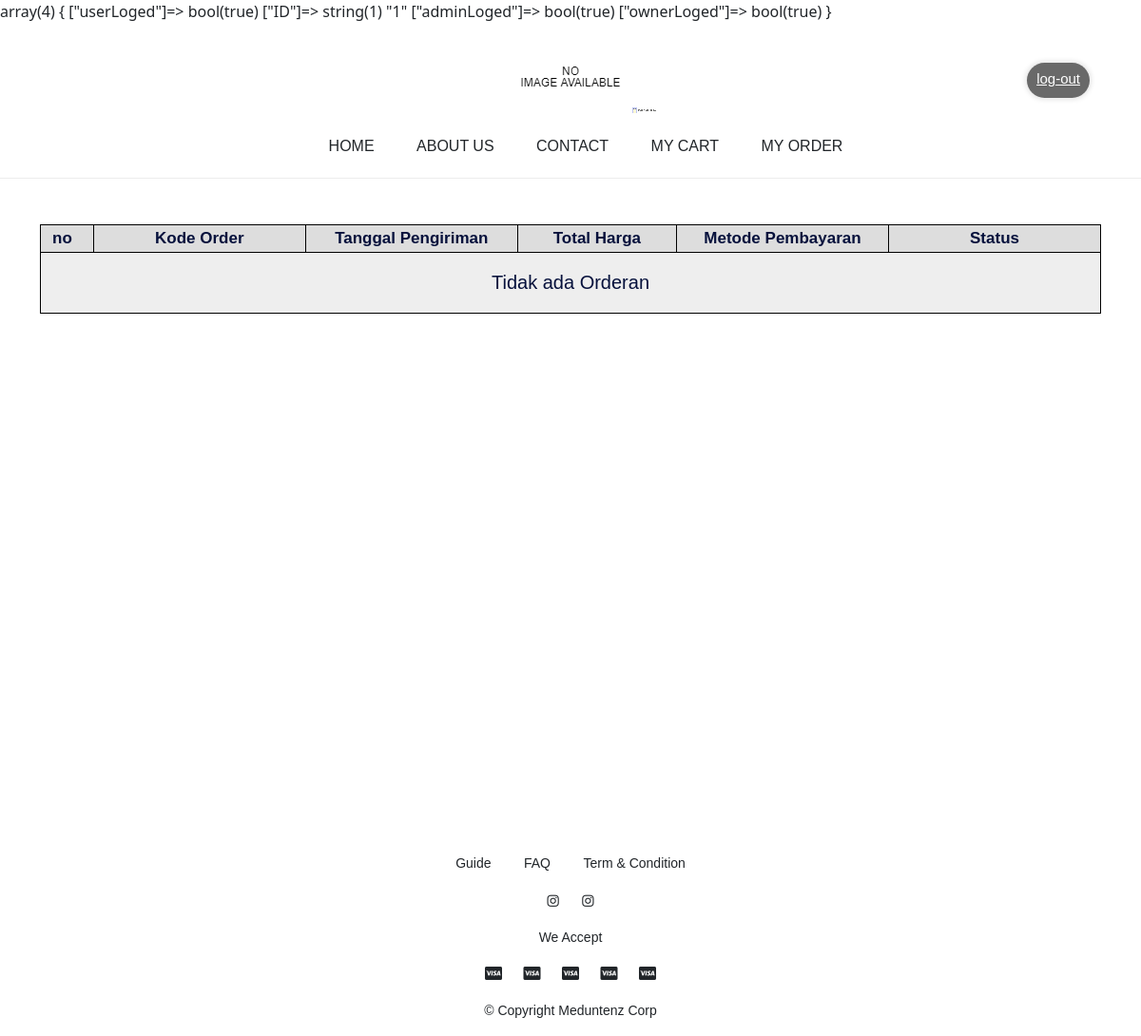
Page /myorder.php (signed in) on the earlier database version.
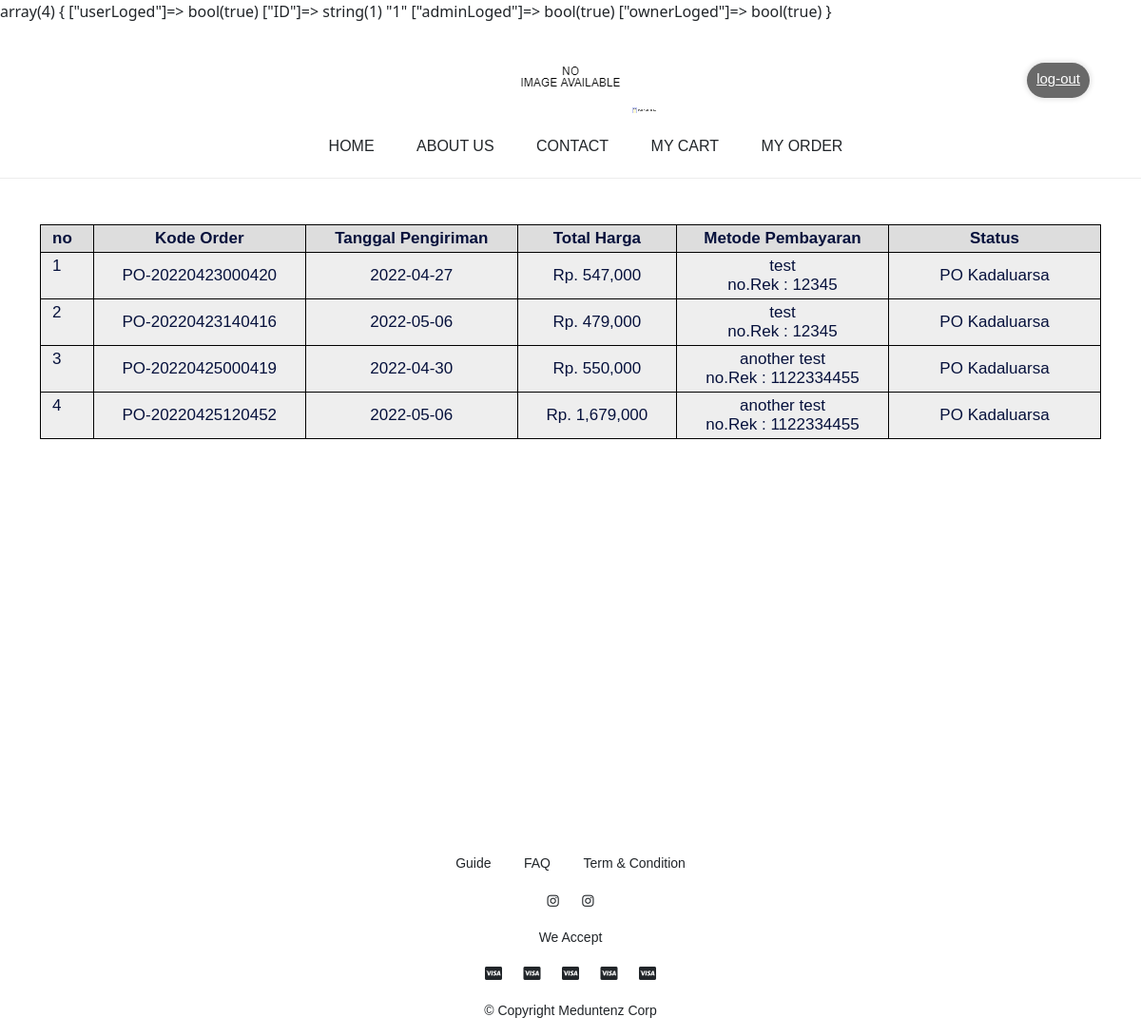
Same page on the later database version.
### tables this page shows
CREATE TABLE `orders` (
  `id_order` varchar(100) NOT NULL,
  `id_user` int(11) NOT NULL,
  `total_harga` int(11) NOT NULL,
  `metode_pembayaran` int(11) NOT NULL,
  `status` varchar(25) NOT NULL DEFAULT 'Payment',
  `tglDibuat` timestamp NOT NULL DEFAULT CURRENT_TIMESTAMP
);

CREATE TABLE `detail_pengiriman` (
  `id` int(11) NOT NULL,
  `id_order` varchar(100) NOT NULL,
  `tgl_pengiriman` date NOT NULL,
  `nama_pengirim` varchar(100) NOT NULL,
  `telp_pengirim` varchar(50) NOT NULL,
  `alamat_tujuan` text NOT NULL,
  `nama_penerima` varchar(100) NOT NULL,
  `tgl_dibuat` timestamp NOT NULL DEFAULT CURRENT_TIMESTAMP
);

CREATE TABLE `pembayaran` (
  `id` int(11) NOT NULL,
  `metode` varchar(50) NOT NULL,
  `noRek` varchar(50) NOT NULL,
  `logo` text,
  `an` varchar(50) NOT NULL,
  `status` int(1) NOT NULL DEFAULT '1'
);

### PHP/load-orders.php (called while the page is built)
<?php
    require 'connection.php';
    $currentDate = date('Y-m-d');
    var_dump($_SESSION);
    if(isset($_SESSION['userLoged'])){
        $iduser = $_SESSION['ID'];
        $sqlOrders = mysqli_query($conn, "SELECT * FROM orders WHERE id_user = $iduser");
        $cekOrders = mysqli_num_rows($sqlOrders);
        $noOrders = false;
        if($cekOrders > 0){
            while($temp = mysqli_fetch_assoc($sqlOrders)){
                $listOrders[] = $temp;
                $idMetodePembayaran = $temp['metode_pembayaran'];
                $sqlMetodePembayaran = mysqli_query($conn, "SELECT * FROM pembayaran WHERE id = $idMetodePembayaran");
                $metodePembayaran[] = mysqli_fetch_assoc($sqlMetodePembayaran);
            }
        }else{
            $noOrders = true;
        }
    }else{
        header('location: index.php');
    }
?>

### myorder.php (the view, shortened to what the changed rows need)
<?php
    require 'PHP/load-orders.php';
?>
<!DOCTYPE html>
<html lang="en">
<head>
    <link rel="stylesheet" href="Asset/css/style.css" />
    <link href="https://cdn.jsdelivr.net/npm/bootstrap@5.0.2/dist/css/bootstrap.min.css" rel="stylesheet"
 />
    <link href="https://cdn.jsdelivr.net/npm/bootstrap@5.0.2/dist/css/bootstrap.min.css" rel="stylesheet"
>
</head>
<body>
    <div>
        <section class="section-1-order">
            <div class="container-md mx-auto">
                <table class="w-100 table=cart">
                    <tr class="table-head">
                        <th class="text-area nomor-urut">
                            no
                        </th>
                        <th class="text-area text-center kode-order-container">
                            Kode Order
                        </th>
                        <th class="text-area text-center tanggal-pengiriman-container">
                            Tanggal Pengiriman
                        </th>
                        <th class="text-area text-center total-harga-container">
                            Total Harga
                        </th>
                        <th class="text-area text-center metode-pembayaran-container">
                            Metode Pembayaran
                        </th>
                        <th class="text-area text-center status-container">
                            Status
                        </th>
                    </tr>
                    <?php if($noOrders): ?>
                    <tr>
                        <td colspan='6' class='text-center no-orders'>
                            Tidak ada Orderan
                        </td>
                    </tr>
                    <?php else: ?>
                        <?php $i=0;foreach ($listOrders as $orders):
                                $idorder = $orders['id_order'];
                                $sqlDetailPengiriman = mysqli_query($conn, "SELECT * FROM detail_pengiriman WHERE id_order = '$idorder'");
                                $detailPengiriman = mysqli_fetch_assoc($sqlDetailPengiriman);
                        ?>
                        <tr class="list-order" onclick="window.location.href='orders-detail.php?order=<?=$orders['id_order']?>'">
                            <td>
                                <?=$i+1?>
                            </td>
                            <td class="text-center">
                                <?=$orders['id_order']?>
                            </td>
                            <td class="text-center">
                                <?=$detailPengiriman['tgl_pengiriman']?>
                            </td>
                            <td class="text-center">
                                Rp. <?=number_format($orders['total_harga'])?>
                            </td>
                            <td class="text-center">
                                <?=$metodePembayaran[$i]['metode']?><br>
                                no.Rek : <?=$metodePembayaran[$i]['noRek']?>
                            </td>
                            <td class="text-center">
                                <?php if($detailPengiriman['tgl_pengiriman'] <= $currentDate): ?>
                                    PO Kadaluarsa
                                <?php elseif($orders['status'] == 'Payment'): ?>
                                    Menunggu Pembayaran
                                <?php elseif($orders['status'] == 'Confirm'): ?>
                                    Menunggu Konfirmasi
                                <?php elseif($orders['status'] == 'Proccess'): ?>
                                    Sedang Dalam Proses
                                <?php endif; ?>
                            </td>
                        </tr>
                        <?php $i++;endforeach;?>
                    <?php endif; ?>
                </table>
            </div>
        </section>
    </div>
</body>
</html>

Differences in the rows shown:
added orders: id_order "PO-20220423000420", detail_pengiriman.tgl_pengiriman "2022-04-27", total_harga "547,000"
now on this page (row unchanged): pembayaran: metode "test", noRek "12345"
added orders: id_order "PO-20220423140416", detail_pengiriman.tgl_pengiriman "2022-05-06", total_harga "479,000"
added orders: id_order "PO-20220425000419", detail_pengiriman.tgl_pengiriman "2022-04-30", total_harga "550,000"
now on this page (row unchanged): pembayaran: metode "another test", noRek "1122334455"
added orders: id_order "PO-20220425120452", detail_pengiriman.tgl_pengiriman "2022-05-06", total_harga "1,679,000"
Other differences:
text no longer shown: "Tidak ada Orderan"
